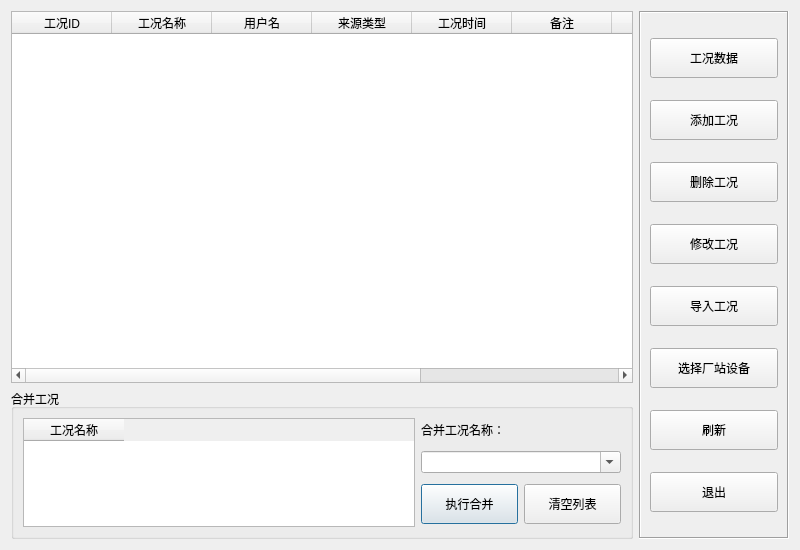
<?xml version="1.0" encoding="UTF-8"?>
<ui version="4.0">
 <class>CSceneTable</class>
 <widget class="QDialog" name="CSceneTable">
  <property name="geometry">
   <rect>
    <x>0</x>
    <y>0</y>
    <width>800</width>
    <height>550</height>
   </rect>
  </property>
  <property name="windowTitle">
   <string>静态工况库</string>
  </property>
  <layout class="QHBoxLayout" name="horizontalLayout_2">
   <item>
    <layout class="QVBoxLayout" name="verticalLayout_2">
     <item>
      <widget class="QTableWidget" name="listScene">
       <column>
        <property name="text">
         <string>工况ID</string>
        </property>
       </column>
       <column>
        <property name="text">
         <string>工况名称</string>
        </property>
       </column>
       <column>
        <property name="text">
         <string>用户名</string>
        </property>
       </column>
       <column>
        <property name="text">
         <string>来源类型</string>
        </property>
       </column>
       <column>
        <property name="text">
         <string>工况时间</string>
        </property>
       </column>
       <column>
        <property name="text">
         <string>备注</string>
        </property>
       </column>
       <column>
        <property name="text">
         <string>厂站名</string>
        </property>
       </column>
       <column>
        <property name="text">
         <string>设备名</string>
        </property>
       </column>
       <column>
        <property name="text">
         <string>默认画面</string>
        </property>
       </column>
      </widget>
     </item>
     <item>
      <widget class="QGroupBox" name="groupBox">
       <property name="maximumSize">
        <size>
         <width>16777215</width>
         <height>150</height>
        </size>
       </property>
       <property name="styleSheet">
        <string notr="true"/>
       </property>
       <property name="title">
        <string>合并工况</string>
       </property>
       <layout class="QHBoxLayout" name="horizontalLayout">
        <item>
         <widget class="QTableWidget" name="listSceneMerger">
          <property name="styleSheet">
           <string notr="true"/>
          </property>
          <column>
           <property name="text">
            <string>工况名称</string>
           </property>
          </column>
         </widget>
        </item>
        <item>
         <layout class="QGridLayout" name="gridLayout">
          <property name="horizontalSpacing">
           <number>6</number>
          </property>
          <property name="verticalSpacing">
           <number>9</number>
          </property>
          <item row="1" column="0" colspan="2">
           <widget class="QComboBox" name="comboSceneName">
            <property name="minimumSize">
             <size>
              <width>200</width>
              <height>0</height>
             </size>
            </property>
            <property name="styleSheet">
             <string notr="true"/>
            </property>
            <property name="editable">
             <bool>true</bool>
            </property>
           </widget>
          </item>
          <item row="2" column="0">
           <widget class="QPushButton" name="buttonRunSceneMerger">
            <property name="minimumSize">
             <size>
              <width>0</width>
              <height>40</height>
             </size>
            </property>
            <property name="text">
             <string>执行合并</string>
            </property>
           </widget>
          </item>
          <item row="2" column="1">
           <widget class="QPushButton" name="buttonClearMerger">
            <property name="minimumSize">
             <size>
              <width>0</width>
              <height>40</height>
             </size>
            </property>
            <property name="text">
             <string>清空列表</string>
            </property>
           </widget>
          </item>
          <item row="0" column="0" colspan="2">
           <widget class="QLabel" name="label">
            <property name="maximumSize">
             <size>
              <width>16777215</width>
              <height>20</height>
             </size>
            </property>
            <property name="text">
             <string>合并工况名称：</string>
            </property>
           </widget>
          </item>
         </layout>
        </item>
       </layout>
      </widget>
     </item>
    </layout>
   </item>
   <item>
    <widget class="QFrame" name="frame">
     <property name="minimumSize">
      <size>
       <width>150</width>
       <height>0</height>
      </size>
     </property>
     <property name="maximumSize">
      <size>
       <width>150</width>
       <height>16777215</height>
      </size>
     </property>
     <property name="frameShape">
      <enum>QFrame::Box</enum>
     </property>
     <property name="frameShadow">
      <enum>QFrame::Sunken</enum>
     </property>
     <layout class="QVBoxLayout" name="verticalLayout">
      <item>
       <widget class="QPushButton" name="buttonSceneData">
        <property name="minimumSize">
         <size>
          <width>0</width>
          <height>40</height>
         </size>
        </property>
        <property name="styleSheet">
         <string notr="true">font: 14pt &quot;宋体&quot;;</string>
        </property>
        <property name="text">
         <string>工况数据</string>
        </property>
       </widget>
      </item>
      <item>
       <widget class="QPushButton" name="buttonSceneAdd">
        <property name="minimumSize">
         <size>
          <width>0</width>
          <height>40</height>
         </size>
        </property>
        <property name="styleSheet">
         <string notr="true">font: 14pt &quot;宋体&quot;;</string>
        </property>
        <property name="text">
         <string>添加工况</string>
        </property>
       </widget>
      </item>
      <item>
       <widget class="QPushButton" name="buttonSceneDel">
        <property name="minimumSize">
         <size>
          <width>0</width>
          <height>40</height>
         </size>
        </property>
        <property name="styleSheet">
         <string notr="true">font: 14pt &quot;宋体&quot;;</string>
        </property>
        <property name="text">
         <string>删除工况</string>
        </property>
       </widget>
      </item>
      <item>
       <widget class="QPushButton" name="buttonSceneModify">
        <property name="minimumSize">
         <size>
          <width>0</width>
          <height>40</height>
         </size>
        </property>
        <property name="styleSheet">
         <string notr="true">font: 14pt &quot;宋体&quot;;</string>
        </property>
        <property name="text">
         <string>修改工况</string>
        </property>
       </widget>
      </item>
      <item>
       <widget class="QPushButton" name="buttonSceneInto">
        <property name="minimumSize">
         <size>
          <width>0</width>
          <height>40</height>
         </size>
        </property>
        <property name="styleSheet">
         <string notr="true">font: 14pt &quot;宋体&quot;;</string>
        </property>
        <property name="text">
         <string>导入工况</string>
        </property>
       </widget>
      </item>
      <item>
       <widget class="QPushButton" name="buttonStnDev">
        <property name="minimumSize">
         <size>
          <width>0</width>
          <height>40</height>
         </size>
        </property>
        <property name="styleSheet">
         <string notr="true">font: 14pt &quot;宋体&quot;;</string>
        </property>
        <property name="text">
         <string>选择厂站设备</string>
        </property>
       </widget>
      </item>
      <item>
       <widget class="QPushButton" name="buttonRefresh">
        <property name="minimumSize">
         <size>
          <width>0</width>
          <height>40</height>
         </size>
        </property>
        <property name="styleSheet">
         <string notr="true">font: 14pt &quot;宋体&quot;;</string>
        </property>
        <property name="text">
         <string>刷新</string>
        </property>
       </widget>
      </item>
      <item>
       <widget class="QPushButton" name="buttonExit">
        <property name="minimumSize">
         <size>
          <width>0</width>
          <height>40</height>
         </size>
        </property>
        <property name="styleSheet">
         <string notr="true">font: 14pt &quot;宋体&quot;;</string>
        </property>
        <property name="text">
         <string>退出</string>
        </property>
       </widget>
      </item>
     </layout>
    </widget>
   </item>
  </layout>
 </widget>
 <tabstops>
  <tabstop>buttonSceneData</tabstop>
  <tabstop>buttonSceneAdd</tabstop>
  <tabstop>buttonSceneDel</tabstop>
  <tabstop>buttonSceneModify</tabstop>
  <tabstop>buttonRefresh</tabstop>
  <tabstop>buttonExit</tabstop>
  <tabstop>listScene</tabstop>
 </tabstops>
 <resources/>
 <connections>
  <connection>
   <sender>buttonExit</sender>
   <signal>clicked()</signal>
   <receiver>CSceneTable</receiver>
   <slot>reject()</slot>
   <hints>
    <hint type="sourcelabel">
     <x>705</x>
     <y>500</y>
    </hint>
    <hint type="destinationlabel">
     <x>399</x>
     <y>274</y>
    </hint>
   </hints>
  </connection>
 </connections>
</ui>
